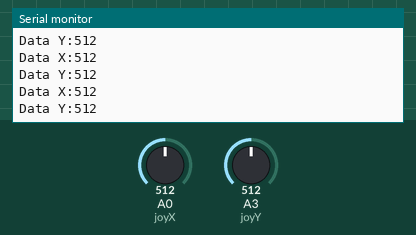
A sketch run on a simulated Arduino Uno, built with avr-gcc and run on an emulated ATmega328P. On the bench: the last lines printed to the serial monitor. Inputs (shaded band) come from the test bench; at power-on: A0 (joyX) = 512, A3 (joyY) = 512. No radio packets arrive unless stated.

Above: at 1.2 s.
1.3 s: A0 (joyX) set to 106
At 2.1 s:
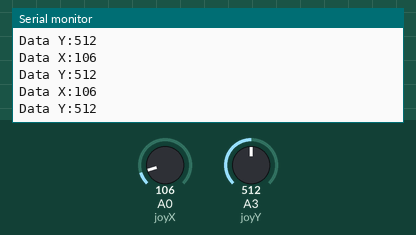
4.3 s: A0 (joyX) set to 88
At 5.2 s:
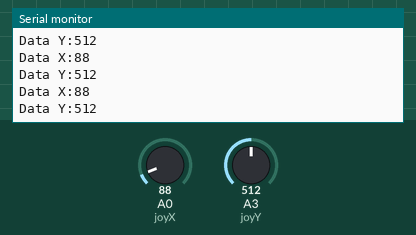
5.8 s: A3 (joyY) set to 104
At 6.9 s:
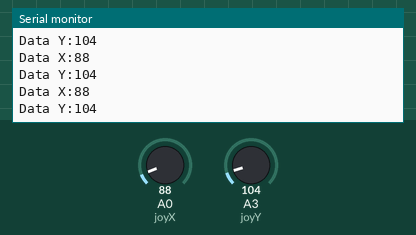
7.3 s: A3 (joyY) set to 90
At 8.3 s:
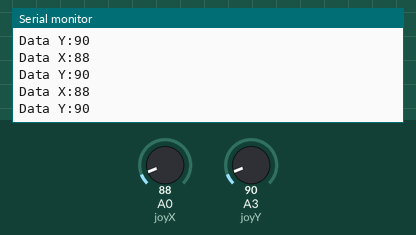
8.8 s: A3 (joyY) set to 987
At 9.7 s:
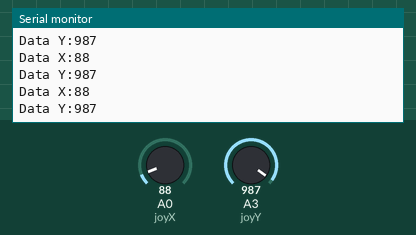
10.3 s: A3 (joyY) set to 1016
At 11.3 s:
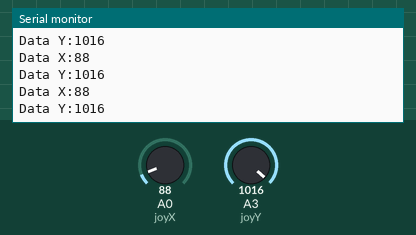
Timing chart, 0 to 12.8 s (numbered marks = the images above; inputs shaded):
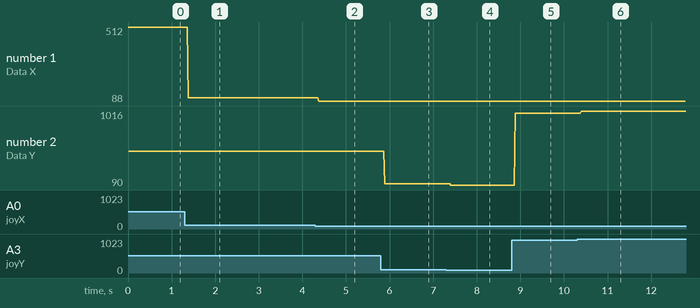

Measured:
- after the input at 1.3 s, the serial monitor: prints a new line after 0.08 s (image 1)
- after the input at 4.3 s, the serial monitor: prints a new line after 0.07 s (image 2)
- after the input at 5.8 s, the serial monitor: prints a new line after 0.09 s (image 3)
- after the input at 7.3 s, the serial monitor: prints a new line after 0.10 s (image 4)
- after the input at 8.8 s, the serial monitor: prints a new line after 0.09 s (image 5)
- after the input at 10.3 s, the serial monitor: prints a new line after 0.09 s (image 6)
- plotted number 1: 512 → 106 after the input at 1.3 s, 106 → 88 after the input at 4.3 s
- plotted number 2: 512 → 104 after the input at 5.8 s, 104 → 90 after the input at 7.3 s, 90 → 987 after the input at 8.8 s, 987 → 1016 after the input at 10.3 s

The sketch:

Transmitter.ino
```cpp
#include <SPI.h>  //the communication interface with the modem
#include "RF24.h" //the library which helps us to control the radio modem

//define the data pins
int joyX = A0;
int joyY = A3;

//define variable values
int dataX;
int dataY;

int data[2];

RF24 radio(7,8); //10 and 9 are a digital pin numbers to which signals CE and CSN are connected

const uint64_t pipe = 0xE8E8F0F0E1LL; //the address of the modem, that will receive data from Arduino


void setup(void){
  Serial.begin(9600);
  radio.begin();                      //it activates the modem
  radio.openWritingPipe(pipe);        //sets the address of the receiver to which the program will send data
}

void loop(){
  //Send signal data
  dataX = analogRead(joyX);
  dataY = analogRead(joyY);

  data[1] = dataX;
  data[0] = dataY;

  Serial.print("Data X:"); Serial.println(dataX);
  Serial.print("Data Y:"); Serial.println(dataY);
  radio.write(data, sizeof(data));

}
```
